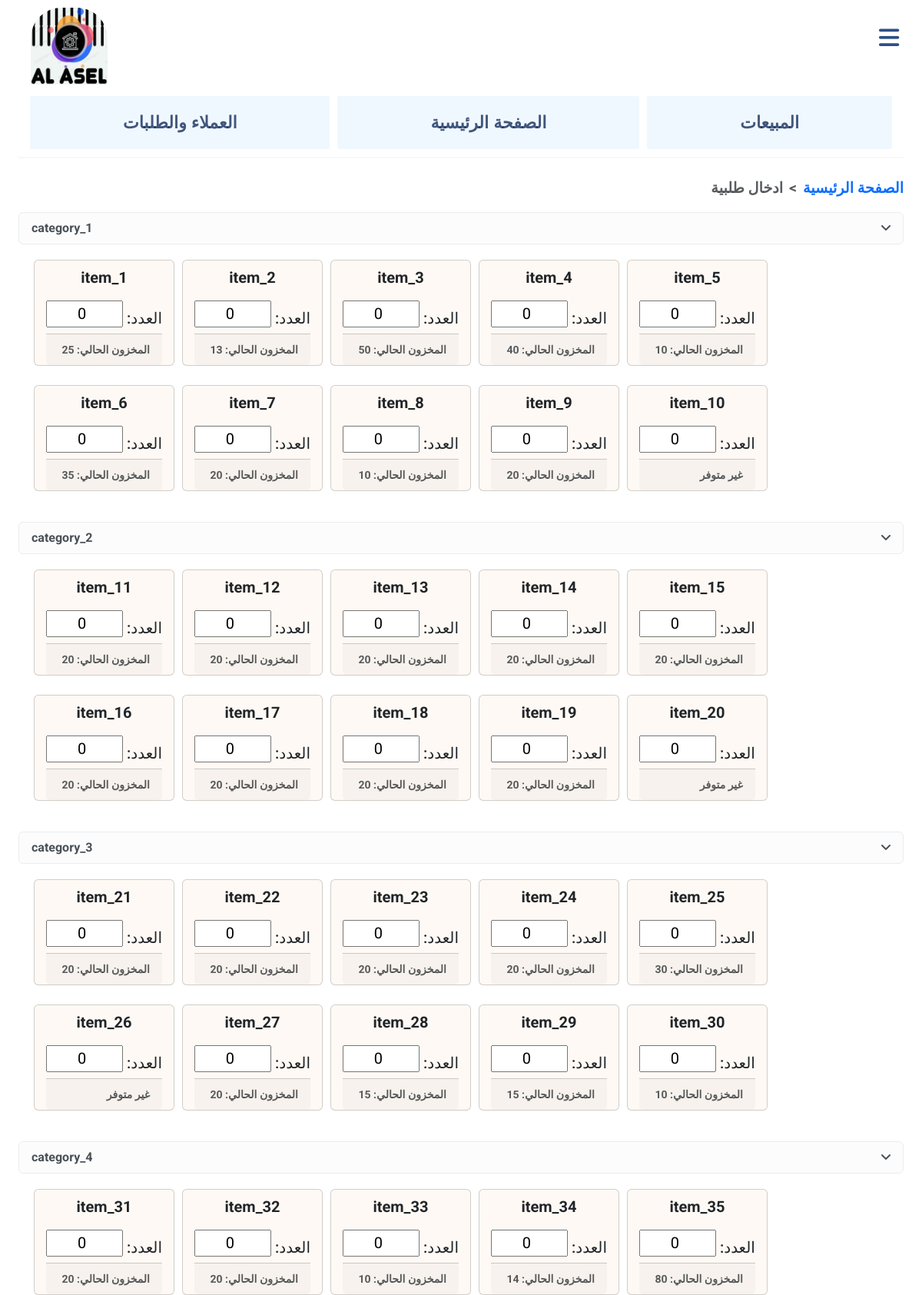
/coming_order (signed in, upper part), run on the app's committed database.
### main/models.py (models this page shows, shortened)
class Category(models.Model):
    name = models.CharField(max_length=64, unique=True)

class Item(models.Model):
    category = models.ForeignKey(Category, on_delete=models.CASCADE, related_name="items", null=True)
    name = models.CharField(max_length=64, unique=True)
    real_price = models.DecimalField(max_digits=10, decimal_places=2, validators=[MinValueValidator(0.00)])
    gomla_price = models.DecimalField(max_digits=6, decimal_places=2, validators=[MinValueValidator(0.00)])
    market_price = models.DecimalField(max_digits=6, decimal_places=2, validators=[MinValueValidator(0.00)])
    stock_quantity = models.PositiveIntegerField(default = 0)
    used_quantity = models.PositiveIntegerField(default = 0)
    quantity = models.PositiveIntegerField(default = 0)

### main/views.py (the view, shortened to what this page needs)
# urls.py: path("coming_order", views.coming_order, name="coming_order"),
@login_required(login_url="/login/")
def coming_order(request):
    items_object = {}
    categories = Category.objects.all()
    suppliers = Customer.objects.filter(is_supplier=True)
    for category in categories:
        items = Item.objects.filter(category=category).order_by('id')
        items_object[f"{category.name}"] = items
    if request.method == 'GET':
        customers = Customer.objects.filter(is_shop=True)
        return render(request, "main/create_store_order.html", {
            "items_object": items_object,
            "customers": customers,
            "suppliers": suppliers,
        })

### main/templates/main/create_store_order.html (shortened to what this page needs)
{% extends "main/layout.html" %}
{% load static %}
{% block body %}
  {% if customer %}
  <nav style="--bs-breadcrumb-divider: '<';" aria-label="breadcrumb">
    <ol class="breadcrumb">
      <li class="breadcrumb-item active" aria-current="page">أضافة منتج للطلبية </li>
      <li class="breadcrumb-item"><a href="{% url 'main:coming_order_info' order.id %}">{{ order.id }} طلبية رقم </a></li>
      <li class="breadcrumb-item"><a href="{% url 'main:coming_order' %}">ادخال طلبية</a></li>
      <li class="breadcrumb-item"><a href="{% url 'main:make_order' %}">الصفحة الرئيسية</a></li>
    </ol>
  </nav>
  <form action="{% url 'main:add_coming_items' order.id %}" method="post">
  {% else %}
  <nav style="--bs-breadcrumb-divider: '<';" aria-label="breadcrumb">
    <ol class="breadcrumb">
      <li class="breadcrumb-item active" aria-current="page">ادخال طلبية</li>
      <li class="breadcrumb-item"><a href="{% url 'main:make_order' %}">الصفحة الرئيسية</a></li>
    </ol>
  </nav>
  <form action="{% url 'main:coming_order' %}" method="post">
  {% endif %}
    <div class="categories_contaner">
      {% for category, items in items_object.items  %}
      <div>
        <ul class="list-group">
          <li class="category_header list-group-item list-group-item-light" data-code="{{category}}">
            <span>{{category}}</span>
            <span class="toggle-icon" data-toggle="{{category}}">
              <i class="fa-solid fa-angle-down"></i>
          </span>
          </li>
        </ul>
      </div>
      <div id="{{category}}" class="items_container">
        {% for item in items  %}
          <div class="card" style="">
            <div class="card-body" style="padding: 10px;">
              <h5 class="card-title" style="text-align: center; font-weight: bold;">{{ item.name }}</h5>
            </div>
              <div class="item_number" style=" font-size: 20px; gap: 5px; margin-bottom: 5px;">
                <input class="input_card" type="number" name="quantity_{{ item.id }}" placeholder="الكمية" value=0 min=0 style="height: 35px;">
                <div style="padding-top: 8px; font-weight: 500;"> :العدد</div>
              </div>
            <div class="card-footer" style="text-align: right;">
              <small class="text-muted stock" data-quantity="{{ item.quantity }}">المخزون الحالي: {{ item.quantity }}</small>
            </div>
          </div>
        {% endfor %}
      </div>
      {% endfor %}
    </div>
  </form>
 {%endblock%}

### main/static/main/mainn.css (style rules this page uses)
body { padding-left: 2%; padding-right: 2%; font-family: arial; font-weight: bold; margin-top: 0; font-family: Roboto, Arial, sans-serif; }
body { transition: padding-right 0.3s ease; }
a { text-decoration: none; }
.categories_contaner { display: grid; grid-template-rows: auto auto; row-gap: 20px; }
.items_container { display: flex; flex-direction: row; flex-wrap: wrap; padding: 20px; padding-top: 0; row-gap: 25px; column-gap: 10px; justify-content:start; }
.category_header { display: flex; flex-direction: row; justify-content: space-between; }
.card , .card li { background-color: rgba(250, 235, 215, 0.288); padding-left: 15px; padding-right: 15px; }
.item_number { display: flex; justify-content: space-around; }
.item_number input { width:100px; text-align:center; padding-left: 10px; }
.item_number input::placeholder { text-align:center; }
.breadcrumb { justify-content: flex-end; font-size: larger; }

### data on the page
Category: items_object "category_1"
Item: name "item_1", quantity "25"
Item: name "item_2", quantity "13"
Item: name "item_3", quantity "50"
Item: name "item_4", quantity "40"
Item: name "item_5", quantity "10"
Item: name "item_6", quantity "35"
Item: name "item_7", quantity "20"
Item: name "item_8", quantity "10"
Item: name "item_9", quantity "20"
Item: name "item_10"
Category: items_object "category_2"
Item: name "item_11", quantity "20"
Item: name "item_12", quantity "20"
Item: name "item_13", quantity "20"
Item: name "item_14", quantity "20"
Item: name "item_15", quantity "20"
Item: name "item_16", quantity "20"
Item: name "item_17", quantity "20"
Item: name "item_18", quantity "20"
Item: name "item_19", quantity "20"
Item: name "item_20"
Category: items_object "category_3"
Item: name "item_21", quantity "20"
Item: name "item_22", quantity "20"
Item: name "item_23", quantity "20"
Item: name "item_24", quantity "20"
Item: name "item_25", quantity "30"
Item: name "item_26"
Item: name "item_27", quantity "20"
Item: name "item_28", quantity "15"
Item: name "item_29", quantity "15"
Item: name "item_30", quantity "10"
Category: items_object "category_4"
Item: name "item_31", quantity "20"
Item: name "item_32", quantity "20"
Item: name "item_33", quantity "10"
Item: name "item_34", quantity "14"
Item: name "item_35", quantity "80"
